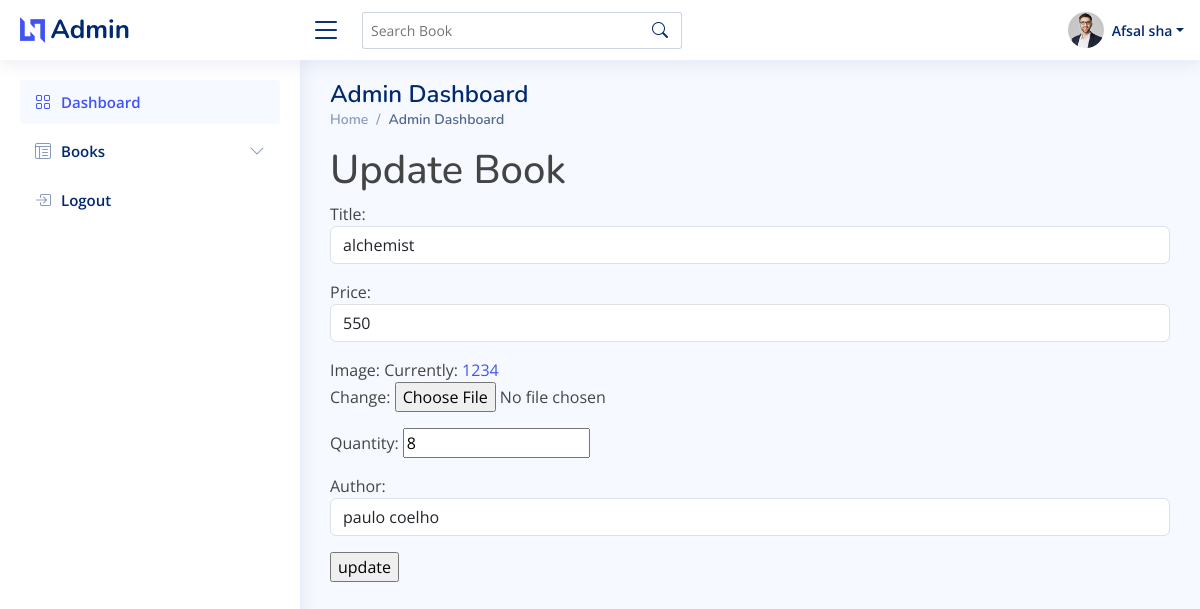
Page /updateview/1/ on the earlier database version.
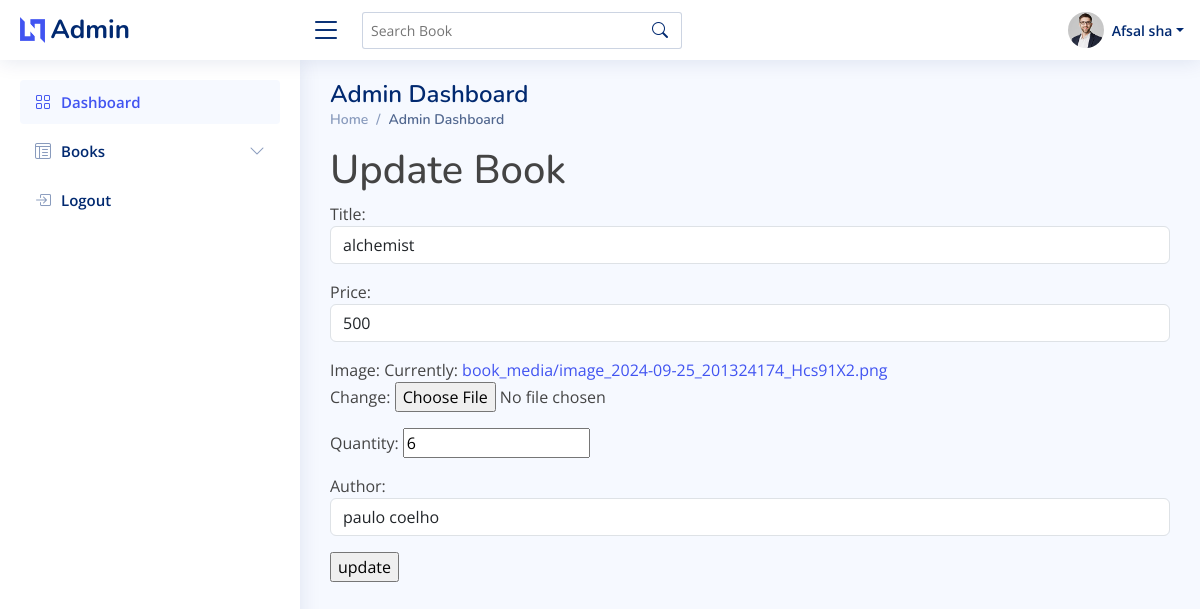
Same page on the later database version.
### bookapp/models.py (models this page shows, shortened)
class Book(models.Model):
    title = models.CharField(max_length=200)
    price = models.IntegerField()
    image=models.ImageField(upload_to='book_media')
    quantity=models.IntegerField()
    author = models.ForeignKey(Author,  on_delete=models.CASCADE)  #Assure Referential Integrity

### bookapp/views.py (the view)
# urls.py: path('updateview/<int:book_id>/', views.updateBook,name='update'),
def updateBook(request,book_id):
    book = Book.objects.get(id=book_id)
    if request.method=='POST':
         form=forms.BookForm(request.POST, request.FILES, instance=book)
         if form.is_valid():
             form.save()
             return render(request,'admin_view.html')
    else:
        form=forms.BookForm(instance=book)
    return render(request,'admin/updateview.html',{'form':form})

### bookapp/forms.py
class BookForm(forms.ModelForm):
    class Meta:
        model= Book
        fields='__all__'
        widgets={
            'title':forms.TextInput(attrs={'class':'form-control','placeholder':'Enter the Book Name'}),
            'author':forms.Select(attrs={'class':'form-control','placeholder':'Enter the Book Author'}),
            'price':forms.NumberInput(attrs={'class':'form-control','placeholder':'Enter the Book Name'})
        }

### bookapp/models.py (called while the page is built)
    def __str__(self):
        return '{}'.format(self.name)

### templates/admin/updateview.html (shortened to what this page needs)
{% extends 'admin_view.html' %}
{% load static %}
{% block content %}
<h1>Update Book</h1>
<form action="" method="post" enctype="multipart/form-data">
    {{ form.as_p }}
    <input type="submit" value="update">
</form>
{% endblock %}

Differences in the rows shown:
changed Book "alchemist": price "550" → "500"; quantity "8" → "6"
Other differences:
text no longer shown: "Title: Price: Image: Currently: 1234 Change: Quantity: Author:"
text now shown: "Title: Price: Image: Currently: book_media/image_2024-09-25_201324174_Hcs91X2.png Change: Quantity: Author:"
